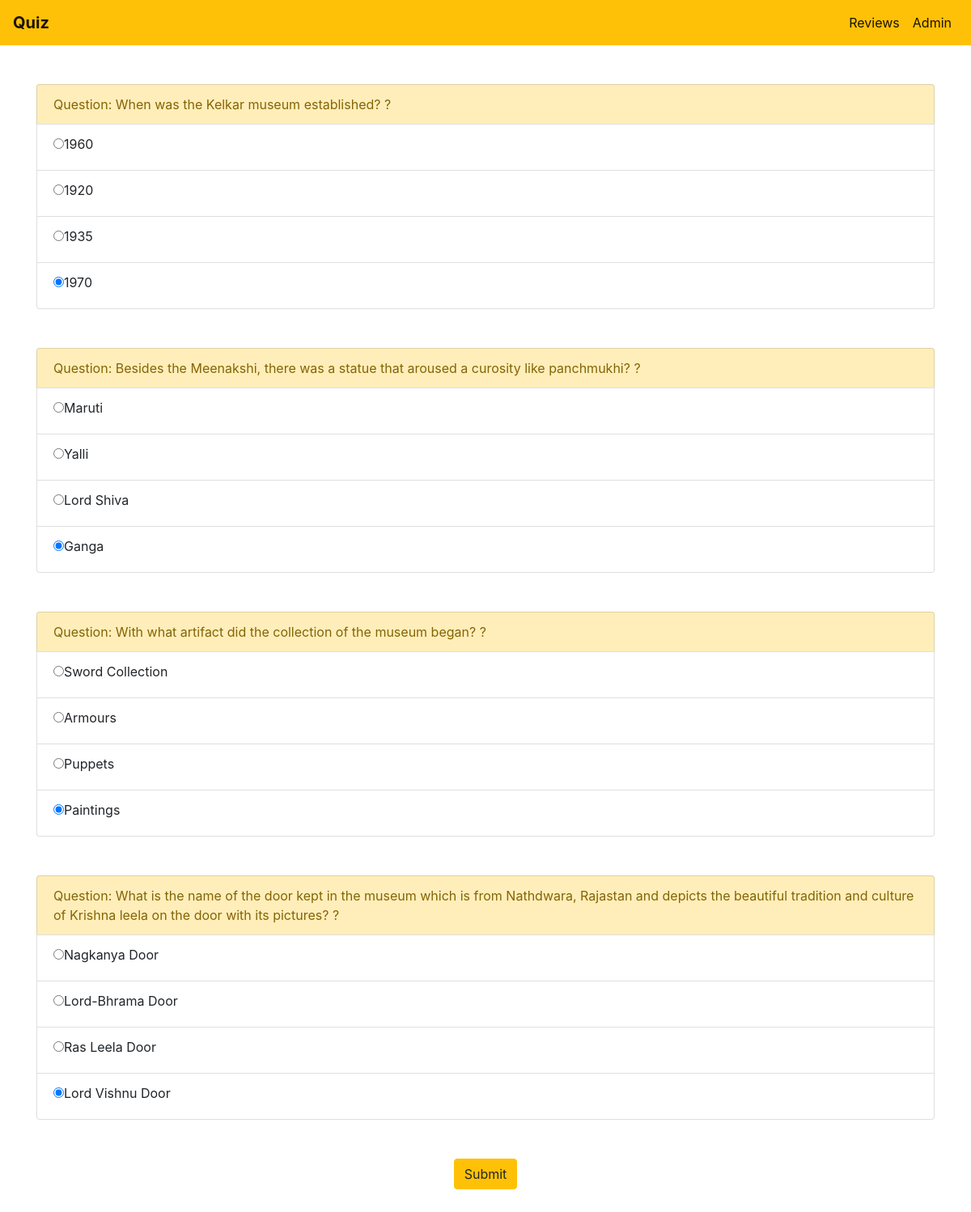
/test, run on the app's committed database.
### my_app/models.py (models this page shows)
class Questions(models.Model):
    question = models.CharField(max_length=250)
    a1 = models.CharField(max_length=100)
    a2 = models.CharField(max_length=100)
    a3 = models.CharField(max_length=100)
    a4 = models.CharField(max_length=100)
    right=models.IntegerField(choices=choice_list)

### my_app/views.py (the view, shortened to what this page needs)
# urls.py: path('test',view=views.test,name='test'),
def test(request):
    question= Questions.objects.all()
    list_of_id=[q.id for q in question]
    global counter
    counter = 0
    global counter2
    counter2=0
    global id_of_incorrect
    id_of_incorrect=[]
    context={
            'question':question,
        }
    return render(request,'question.html',context)

### templates/question.html (shortened to what this page needs)
{% extends 'home.html' %}
{% block content %}
<form action="{% url 'test' %}" method="POST">
      {% for q in question %}
      <ul class="list-group mt-5 mb-5">
            <li class="list-group-item list-group-item-warning">Question: {{ q.question }} ?</li>
            <li class="list-group-item"><label class="radio-inline"><input type="radio" value="1"
                              name="choice{{forloop.counter }}" checked />{{ q.a1 }} </label></li>
            <li class="list-group-item"><label class="radio-inline"><input type="radio" value="2"
                              name="choice{{forloop.counter }}" checked />{{ q.a2 }} </label></li>
            <li class="list-group-item"><label class="radio-inline"><input type="radio" value="3"
                              name="choice{{forloop.counter }}" checked />{{ q.a3 }} </label></li>
            <li class="list-group-item"><label class="radio-inline"><input type="radio" value="4"
                              name="choice{{forloop.counter }}" checked />{{ q.a4 }} </label></li>
      </ul>
      {% endfor %}
      <center><button type="submit" class="btn btn-warning mb-5">Submit</button></center>
</form>
{% endblock %}

### templates/home.html (shortened to what this page needs)
<!DOCTYPE html>
<html lang="en">
<head>
  <link rel="stylesheet" href="https://stackpath.bootstrapcdn.com/bootstrap/4.3.1/css/bootstrap.min.css"
 />
</head>
<body>
  <nav class="navbar navbar-expand-lg navbar-light bg-warning">
    <a class="navbar-brand" href="{% url 'home' %}"> <b>Quiz</b> </a>
    <ul class="navbar-nav">
      <li class="nav-item active">
        <a class="nav-link" href="{% url 'allreview' %}">Reviews <span class="sr-only">(current)</span></a>
      </li>
      <li class="nav-item active">
        <a class="nav-link" href="/admin">Admin <span class="sr-only">(current)</span></a>
      </li>
    </ul>
  </nav>
  <div class="container">
    {% block content %}{% endblock %}
  </div>
</body>
</html>

### data on the page
Questions: question "When was the Kelkar museum established?", a1 "1960", a2 "1920", a3 "1935", a4 "1970"
Questions: question "Besides the Meenakshi, there was a statue that aroused a curosity like panchmukhi?", a1 "Maruti", a2 "Yalli", a3 "Lord Shiva", a4 "Ganga"
Questions: question "With what artifact did the collection of the museum began?", a1 "Sword Collection", a2 "Armours", a3 "Puppets", a4 "Paintings"
Questions: question "What is the name of the door kept in the museum which is from Nathdwara, Rajastan and depicts the beautiful tradition and culture of Krishna leela on the door with its pictures?", a1 "Nagkanya Door", a2 "Lord-Bhrama Door", a3 "Ras Leela Door", a4 "Lord Vishnu Door"
